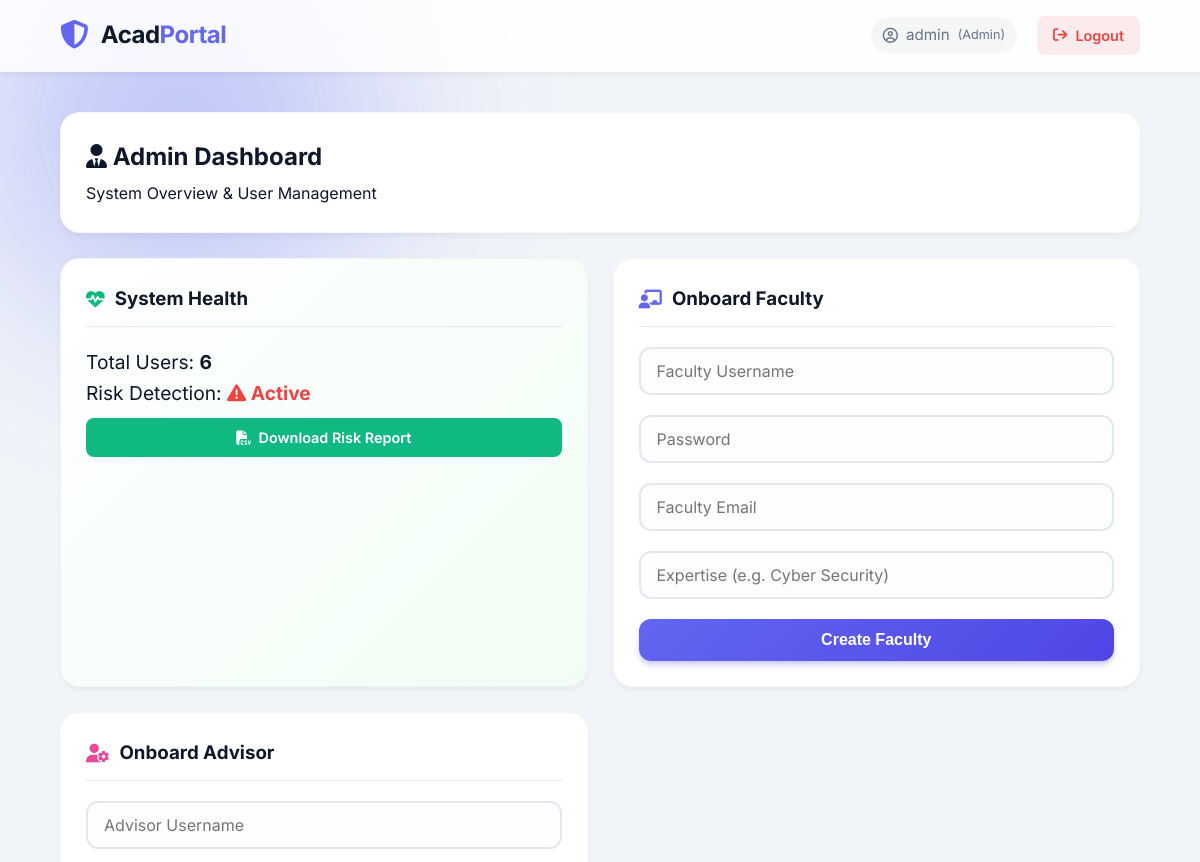
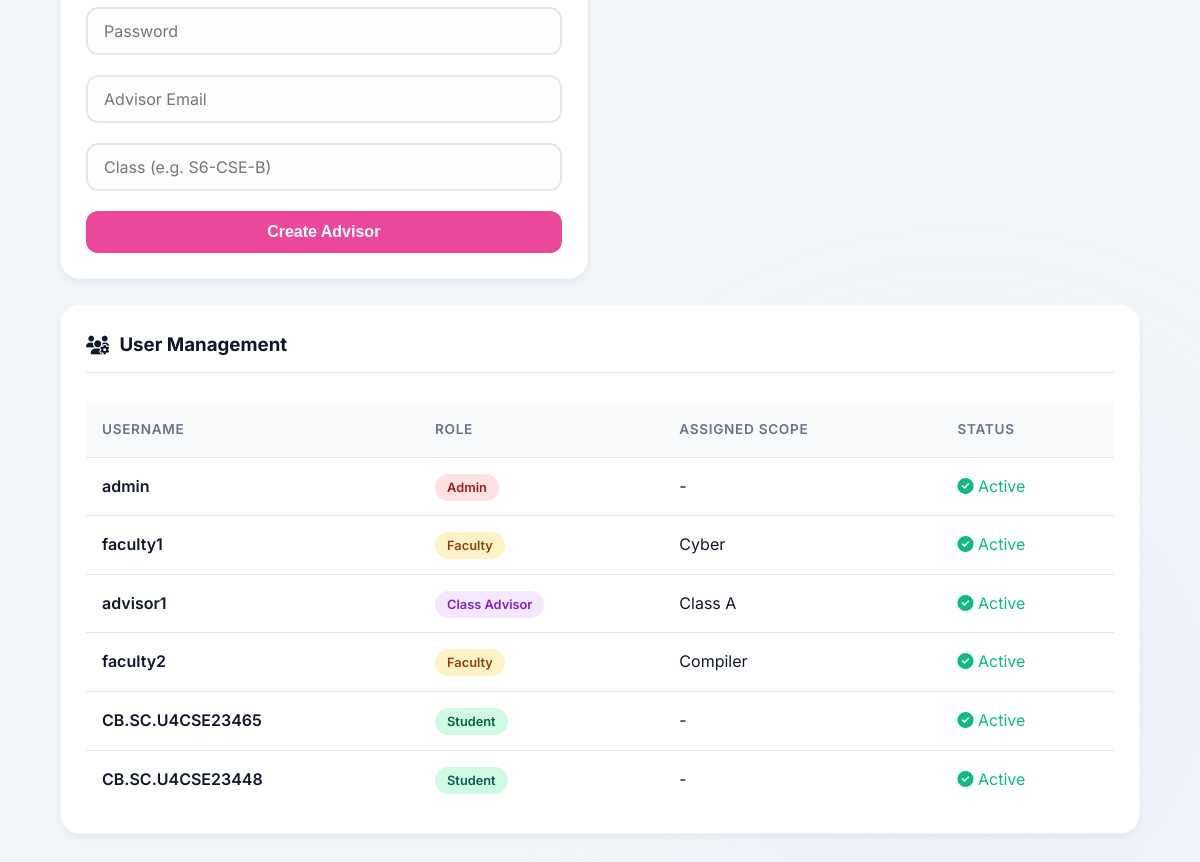
The app's page /admin/dashboard (signed in), older data (2 pictures, top to bottom).
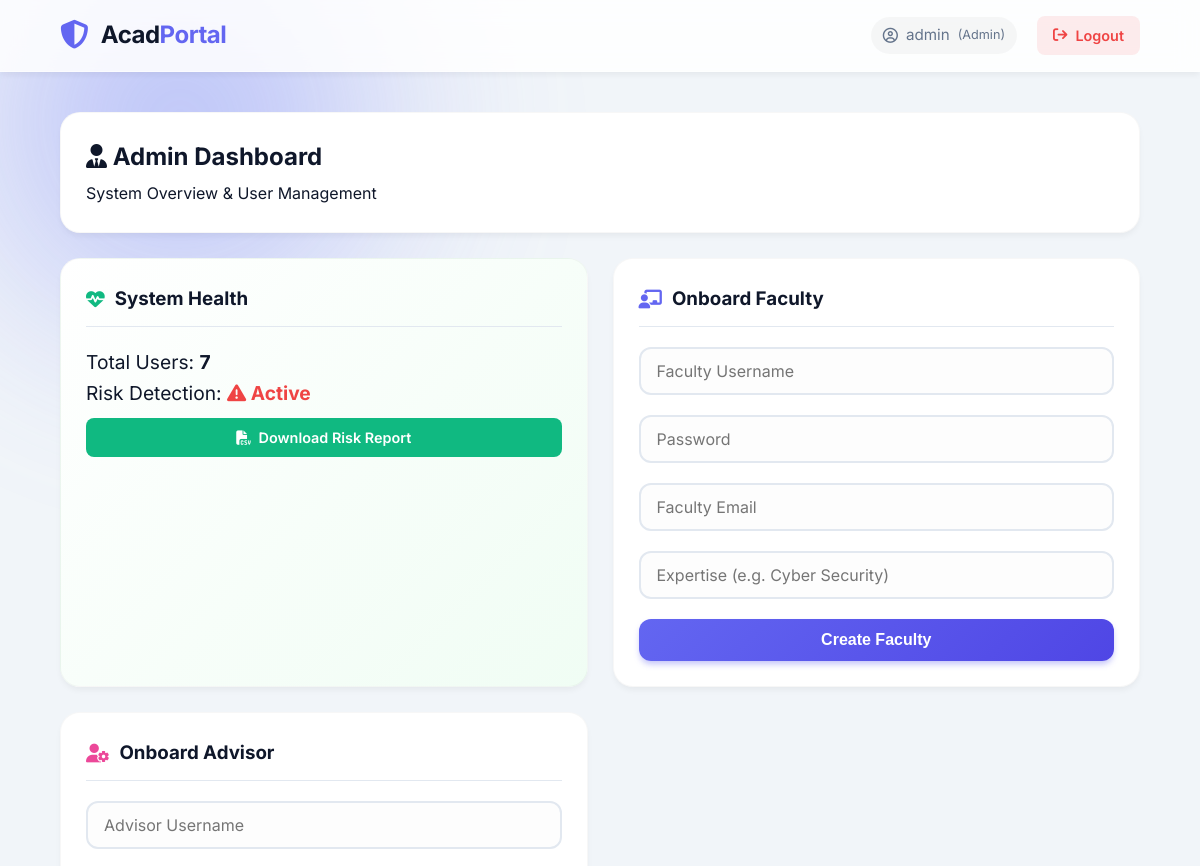
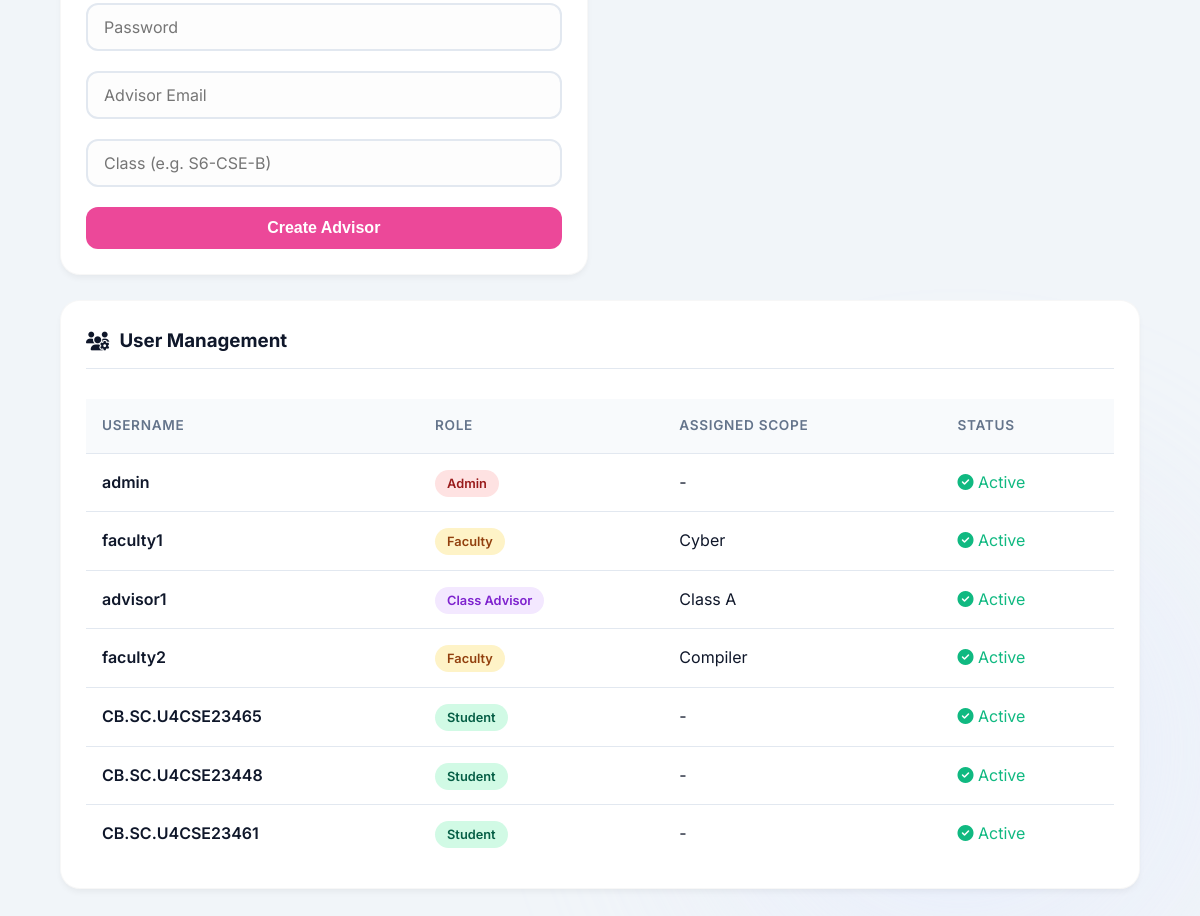
The same page, newer data (2 pictures, top to bottom).
### models.py (models this page shows)
class User(UserMixin, db.Model):
    id = db.Column(db.Integer, primary_key=True)
    username = db.Column(db.String(150), unique=True, nullable=False)
    password_hash = db.Column(db.String(256), nullable=False)
    role = db.Column(db.String(20), nullable=False)  # 'admin', 'faculty', 'student'
    email = db.Column(db.String(150)) # New: For MFA
    subject = db.Column(db.String(100)) # New: Assigned Subject for Faculty
    failed_login_attempts = db.Column(db.Integer, default=0)
    lockout_until = db.Column(db.DateTime, nullable=True)
    profile = db.relationship('StudentProfile', backref='user', uselist=False, cascade="all, delete-orphan")
    academic_records = db.relationship('AcademicRecord', backref='student', lazy=True)
    attendance_records = db.relationship('Attendance', backref='student', lazy=True)
    mentoring_logs = db.relationship('MentoringLog', foreign_keys='MentoringLog.student_id', backref='student_ref', lazy=True)

### routes/admin_routes.py (the view)
@admin_bp.route('/dashboard')
@login_required
@role_required('admin')
def dashboard():
    users = User.query.all()
    return render_template('admin_dashboard.html', users=users)

### utils/auth.py (called while the page is built)
def role_required(*roles):
    def decorator(f):
        @wraps(f)
        def decorated_function(*args, **kwargs):
            if not current_user.is_authenticated:
                return redirect(url_for('auth.login'))
            if current_user.role not in roles:
                abort(403)
            return f(*args, **kwargs)
        return decorated_function
    return decorator

### templates/admin_dashboard.html (shortened to what this page needs)
{% extends "base.html" %}
{% block content %}
<div class="dashboard-grid">
    <div class="card full-width" style="display:flex; justify-content:space-between; align-items:center;">
        <div>
            <h2 style="margin-bottom:0;"><i class="fa-solid fa-user-tie"></i> Admin Dashboard</h2>
            <p class="text-muted" style="margin-top:5px;">System Overview & User Management</p>
        </div>
    </div>
    <div class="card" style="background: linear-gradient(135deg, white, #f0fdf4);">
        <h3><i class="fa-solid fa-heart-pulse" style="color:var(--success);"></i> System Health</h3>
        <div style="font-size: 1.2rem; margin-bottom: 10px;">
            <p>Total Users: <strong>{{ users|length }}</strong></p>
            <p>Risk Detection: <strong style="color:var(--danger)"><i class="fa-solid fa-triangle-exclamation"></i>
                    Active</strong></p>
        </div>
        <a href="{{ url_for('admin.export_risk_report') }}" class="btn btn-sm full-width"
            style="background:var(--success); color:white; justify-content:center;">
            <i class="fa-solid fa-file-csv"></i> Download Risk Report
        </a>
    </div>
    <div class="card">
        <h3><i class="fa-solid fa-chalkboard-user" style="color:var(--primary);"></i> Onboard Faculty</h3>
        <form action="{{ url_for('admin.add_user') }}" method="POST">
            <div class="form-group">
                <input type="text" name="username" placeholder="Faculty Username" required>
            </div>
            <div class="form-group">
                <input type="password" name="password" placeholder="Password" required>
            </div>
            <div class="form-group">
                <input type="email" name="email" placeholder="Faculty Email" required>
            </div>
            <div class="form-group">
                <input type="text" name="subject" placeholder="Expertise (e.g. Cyber Security)" required>
            </div>
            <button type="submit" class="btn btn-primary full-width">Create Faculty</button>
        </form>
    </div>
    <div class="card">
        <h3><i class="fa-solid fa-user-gear" style="color:var(--secondary);"></i> Onboard Advisor</h3>
        <form action="{{ url_for('admin.add_user') }}" method="POST">
            <div class="form-group">
                <input type="text" name="username" placeholder="Advisor Username" required>
            </div>
            <div class="form-group">
                <input type="password" name="password" placeholder="Password" required>
            </div>
            <div class="form-group">
                <input type="email" name="email" placeholder="Advisor Email" required>
            </div>
            <div class="form-group">
                <input type="text" name="subject" placeholder="Class (e.g. S6-CSE-B)" required>
            </div>
            <button type="submit" class="btn full-width" style="background:var(--secondary); color:white;">Create
                Advisor</button>
        </form>
    </div>
    <div class="card full-width">
        <h3><i class="fa-solid fa-users-gear"></i> User Management</h3>
        <div style="overflow-x:auto;">
            <table class="data-table">
                <thead>
                    <tr>
                        <th>Username</th>
                        <th>Role</th>
                        <th>Assigned Scope</th>
                        <th>Status</th>
                    </tr>
                </thead>
                <tbody>
                    {% for user in users %}
                    <tr>
                        <td style="font-weight:600;">{{ user.username }}</td>
                        <td>
                            {% if user.role == 'admin' %}
                            <span class="badge danger">Admin</span>
                            {% elif user.role == 'faculty' %}
                            <span class="badge warning">Faculty</span>
                            {% elif user.role == 'student' %}
                            <span class="badge success">Student</span>
                            {% elif user.role == 'class_advisor' %}
                            <span class="badge purple">Class Advisor</span>
                            {% else %}
                            <span class="badge info">{{ user.role|capitalize }}</span>
                            {% endif %}
                        </td>
                        <td>{{ user.subject or '-' }}</td>
                        <td><span style="color:var(--success);"><i class="fa-solid fa-circle-check"></i> Active</span>
                        </td>
                    </tr>
                    {% endfor %}
                </tbody>
            </table>
        </div>
    </div>
</div>
{% endblock %}

### templates/base.html (shortened to what this page needs)
<!DOCTYPE html>
<html lang="en">
<head>
    <link rel="stylesheet" href="https://cdnjs.cloudflare.com/ajax/libs/font-awesome/6.4.0/css/all.min.css">
    <link rel="stylesheet" href="{{ url_for('static', filename='css/style.css') }}">
</head>
<body>
    <div class="background-blobs">
    </div>
    <header class="main-header glass-panel">
        <div class="container header-content">
            <div class="brand">
                <i class="fa-solid fa-shield-halved brand-icon"></i>
                <h1>Acad<span class="highlight">Portal</span></h1>
            </div>
            {% if current_user.is_authenticated %}
            <nav class="main-nav">
                <span class="user-info">
                    <i class="fa-regular fa-circle-user"></i>
                    {{ current_user.username }} <small>({{ current_user.role|capitalize }})</small>
                </span>
                <a href="{{ url_for('auth.logout') }}" class="btn btn-sm btn-danger-soft">
                    <i class="fa-solid fa-arrow-right-from-bracket"></i> Logout
                </a>
            </nav>
            {% endif %}
        </div>
    </header>
    <main class="container main-content fade-in">
        {% block content %}{% endblock %}
    </main>
</body>
</html>

### static/css/style.css (style rules this page uses)
:root { --primary: #6366f1; --primary-dark: #4f46e5; --primary-light: #818cf8; --secondary: #ec4899; --dark: #0f172a; --light: #f8fafc; --gray: #64748b; --gray-light: #e2e8f0; --success: #10b981; --warning: #f59e0b; --danger: #ef4444; --info: #3b82f6; --glass-bg: rgba(255, 255, 255, 0.7); --glass-border: rgba(255, 255, 255, 0.5); --glass-shadow: 0 8px 32px 0 rgba(31, 38, 135, 0.1); --radius-sm: 8px; --radius-md: 12px; --radius-lg: 20px; --container-max: 1200px; }
* { box-sizing: border-box; margin: 0; padding: 0; }
body { font-family: 'Inter', sans-serif; background-color: #f1f5f9; color: var(--dark); line-height: 1.6; min-height: 100vh; display: flex; flex-direction: column; overflow-x: hidden; }
.background-blobs { position: fixed; top: 0; left: 0; width: 100%; height: 100%; z-index: -1; overflow: hidden; pointer-events: none; }
.container { width: 90%; max-width: var(--container-max); margin: 0 auto; }
.main-header { background: rgba(255, 255, 255, 0.85); backdrop-filter: blur(12px); border-bottom: 1px solid var(--glass-border); padding: 1rem 0; position: sticky; top: 0; z-index: 1000; box-shadow: 0 4px 6px -1px rgba(0, 0, 0, 0.05); }
.header-content { display: flex; justify-content: space-between; align-items: center; }
.brand { display: flex; align-items: center; gap: 12px; color: var(--dark); text-decoration: none; }
.brand-icon { font-size: 1.8rem; color: var(--primary); }
.brand h1 { font-size: 1.5rem; font-weight: 700; letter-spacing: -0.5px; }
.highlight { color: var(--primary); }
.main-nav { display: flex; align-items: center; gap: 20px; }
.user-info { font-size: 0.95rem; color: var(--gray); display: flex; align-items: center; gap: 8px; background: rgba(0, 0, 0, 0.03); padding: 6px 12px; border-radius: 50px; }
.main-content { flex: 1; padding: 40px 0; }
.fade-in { animation: fadeIn 0.6s ease-out; }
.form-group { margin-bottom: 20px; text-align: left; }
.form-group input, .form-group select { width: 100%; padding: 12px 16px; border: 2px solid var(--gray-light); border-radius: var(--radius-md); font-size: 1rem; font-family: inherit; transition: all 0.2s; background: #fdfdfd; }
.btn { display: inline-flex; align-items: center; justify-content: center; padding: 12px 24px; border: none; border-radius: var(--radius-md); cursor: pointer; font-weight: 600; font-size: 1rem; text-decoration: none; transition: all 0.2s; gap: 8px; }
.btn-primary { background: linear-gradient(135deg, var(--primary), var(--primary-dark)); color: white; box-shadow: 0 4px 6px -1px rgba(99, 102, 241, 0.4); }
.btn-logout, .btn-danger-soft { background: rgba(239, 68, 68, 0.1); color: var(--danger); }
.btn-sm { padding: 8px 16px; font-size: 0.9rem; border-radius: var(--radius-sm); }
.full-width { width: 100%; }
.dashboard-grid { display: grid; grid-template-columns: repeat(auto-fit, minmax(350px, 1fr)); gap: 25px; }
.card { background: white; border-radius: var(--radius-lg); padding: 25px; box-shadow: 0 4px 6px -1px rgba(0, 0, 0, 0.05); border: 1px solid rgba(0, 0, 0, 0.03); transition: transform 0.3s; }
.card.full-width { grid-column: 1 / -1; }
.card h3 { margin-bottom: 20px; padding-bottom: 12px; border-bottom: 1px solid var(--gray-light); color: var(--dark); display: flex; align-items: center; gap: 10px; }
.data-table, .access-matrix { width: 100%; border-collapse: separate; border-spacing: 0; margin-top: 10px; }
.data-table th, .access-matrix th, .data-table td, .access-matrix td { padding: 16px; text-align: left; border-bottom: 1px solid var(--gray-light); }
.data-table th, .access-matrix th { background: #f8fafc; color: var(--gray); font-weight: 600; font-size: 0.85rem; text-transform: uppercase; letter-spacing: 0.05em; }
.data-table tr:last-child td { border-bottom: none; }
.badge { padding: 6px 12px; border-radius: 20px; font-size: 0.8rem; font-weight: 600; }
.badge.success { background: #d1fae5; color: #065f46; }
.badge.error, .badge.danger { background: #fee2e2; color: #991b1b; }
.badge.warning { background: #fef3c7; color: #92400e; }
.badge.purple { background: #f3e8ff; color: #7e22ce; }

Row changes from the older to the newer data that the page shows:
added User: username "CB.SC.U4CSE23461", role "Student", subject "-"
Text that changed along with them:
{{ users|length }}: "6" → "7"
